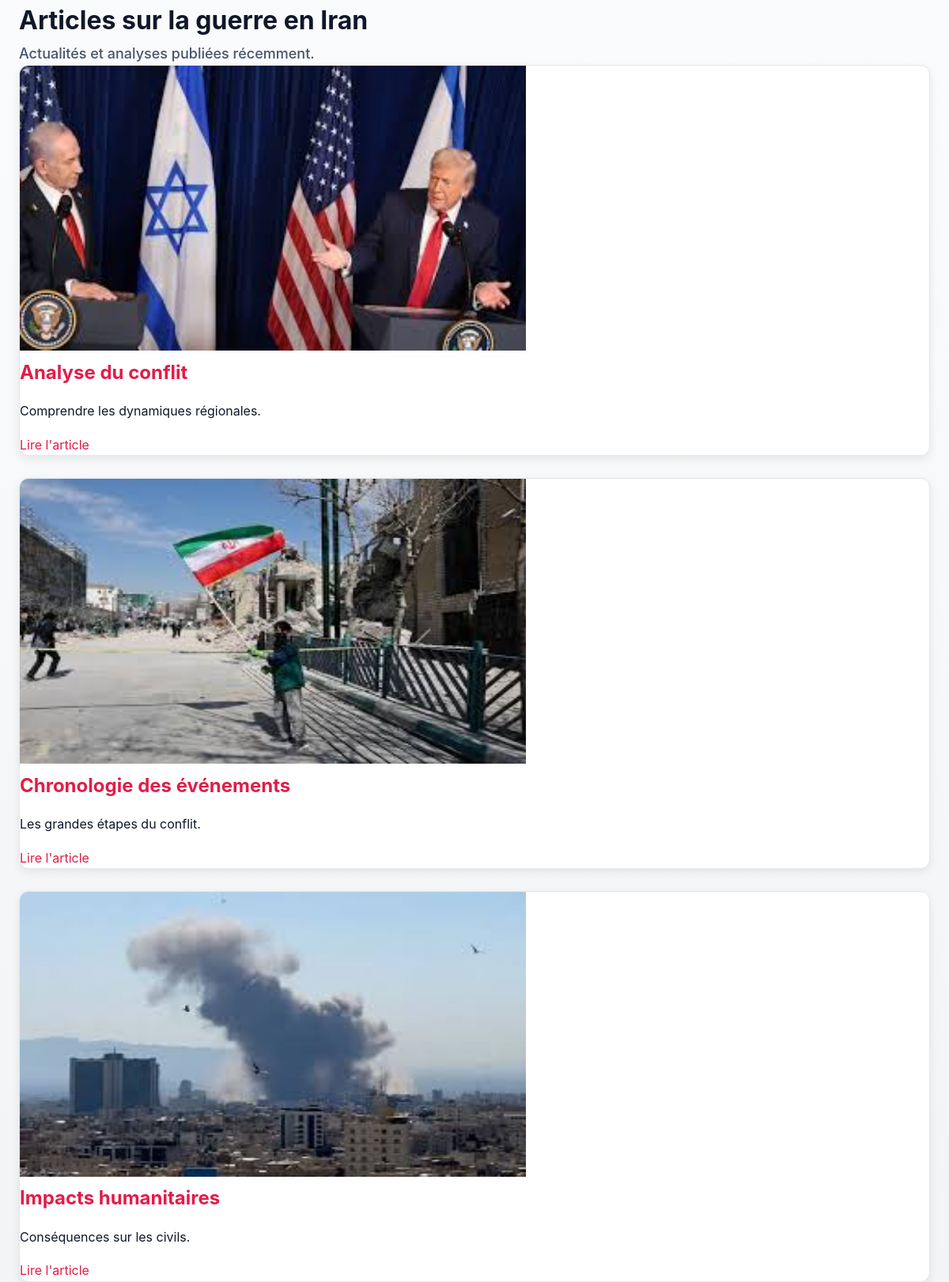
The page /frontend/articles-list.php on the database its author committed.
### tables this page shows
CREATE TABLE articles (
    id INT AUTO_INCREMENT PRIMARY KEY,
    titre VARCHAR(255) NOT NULL,
    slug VARCHAR(255) NOT NULL UNIQUE,
    resume TEXT,
    meta_title VARCHAR(255),
    meta_description VARCHAR(255),
    contenu LONGTEXT,
    image VARCHAR(255),
    categorie VARCHAR(100),
    created_at DATETIME DEFAULT CURRENT_TIMESTAMP,
    updated_at DATETIME DEFAULT CURRENT_TIMESTAMP ON UPDATE CURRENT_TIMESTAMP,
    statut ENUM('publié', 'brouillon') DEFAULT 'publié',
    auteur_id INT,
    CONSTRAINT fk_articles_utilisateur FOREIGN KEY (auteur_id) REFERENCES utilisateurs(id) ON DELETE SET NULL ON UPDATE CASCADE
);

### frontend/articles-list.php (the view, shortened to what this page needs)
<?php
$dbHost = getenv('DB_HOST') ?: 'localhost';
$dbName = getenv('DB_NAME') ?: 'mini_website';
$dbUser = getenv('DB_USER') ?: 'root';
$dbPass = getenv('DB_PASS');
$dbPass = $dbPass === false ? '' : $dbPass;
$articles = [];
try {
    $pdo = new PDO(
        "mysql:host={$dbHost};dbname={$dbName};charset=utf8mb4",
        $dbUser,
        $dbPass,
        [
            PDO::ATTR_ERRMODE => PDO::ERRMODE_EXCEPTION,
            PDO::ATTR_DEFAULT_FETCH_MODE => PDO::FETCH_ASSOC,
        ]
    );
    $stmt = $pdo->query("SELECT id, titre, resume, slug, image, meta_title, meta_description, created_at FROM articles ORDER BY created_at DESC");
    $articles = $stmt->fetchAll();
} catch (Throwable $e) {
    http_response_code(500);
    $errorMessage = "Impossible de charger les articles. Vérifiez la connexion à la base de données.";
    error_log('[articles-list] DB error: ' . $e->getMessage());
}
?>
<!DOCTYPE html>
<html lang="fr">
<head>
    <link rel="stylesheet" href="/assets/css/front.css">
</head>
<body>
    <header class="site-header">
        <div class="container">
            <h1>Articles sur la guerre en Iran</h1>
            <p class="lede">Actualités et analyses publiées récemment.</p>
        </div>
    </header>
    <main class="container" role="main">
        <div class="grid">
            <?php $isFirstCard = true; ?>
            <?php foreach ($articles as $article): ?>
                <?php
                    $title = $article['titre'] ?? 'Article';
                    $resume = $article['resume'] ?? '';
                    $slug = $article['slug'] ?? '';
                    $image = $article['image'] ?? '';
                    $detailUrl = '/articles/' . urlencode($slug);
                ?>
                <article class="card">
                    <?php if ($image !== ''): ?>
                        <?php
                            $imageAlt = $resume !== '' ? $resume : $title;
                            $loadingAttr = $isFirstCard ? '' : ' loading="lazy"';
                            $fetchAttr = $isFirstCard ? ' fetchpriority="high"' : '';
                        ?>
                        <a href="<?php echo htmlspecialchars($detailUrl); ?>" class="card-image">
                            <img
                                src="/uploads/<?php echo htmlspecialchars($image); ?>"
                                alt="<?php echo htmlspecialchars($imageAlt); ?>"
                                width="640"
                                height="360"
                                <?php echo $fetchAttr; ?><?php echo $loadingAttr; ?>
                            >
                        </a>
                    <?php endif; ?>
                    <div class="card-body">
                        <h2 class="card-title"><a href="<?php echo htmlspecialchars($detailUrl); ?>"><?php echo htmlspecialchars($title); ?></a></h2>
                        <?php if ($resume !== ''): ?>
                            <p class="card-summary"><?php echo htmlspecialchars($resume); ?></p>
                        <?php endif; ?>
                        <a class="card-link" href="<?php echo htmlspecialchars($detailUrl); ?>">Lire l'article</a>
                    </div>
                </article>
                <?php $isFirstCard = false; ?>
            <?php endforeach; ?>
        </div>
    </main>
</body>
</html>

### assets/css/front.css (style rules this page uses)
:root { --primary: #0f172a; --secondary: #1e293b; --accent: #e11d48; --accent-light: #f472b6; --accent-dark: #be123c; --bg-primary: #fafbfc; --bg-secondary: #f3f4f6; --card-bg: #ffffff; --text-primary: #0f172a; --text-secondary: #475569; --border-light: #e5e7eb; --border-mid: #d1d5db; --success: #059669; --shadow-sm: 0 1px 3px rgba(0, 0, 0, 0.06); --shadow-md: 0 4px 12px rgba(0, 0, 0, 0.08); --shadow-lg: 0 10px 32px rgba(0, 0, 0, 0.12); --radius: 12px; --transition: all 0.25s cubic-bezier(0.4, 0, 0.2, 1); }
* { box-sizing: border-box; }
html { scroll-behavior: smooth; }
body { margin: 0; font-family: -apple-system, BlinkMacSystemFont, "Segoe UI", "Roboto", "Helvetica Neue", Arial, sans-serif; background: linear-gradient(180deg, var(--bg-primary) 0%, var(--bg-secondary) 100%); color: var(--text-primary); line-height: 1.65; font-weight: 400; -webkit-font-smoothing: antialiased; }
h1, h2, h3, h4, h5, h6 { font-weight: 700; margin: 0; }
a { color: var(--accent); text-decoration: none; transition: var(--transition); }
.container { max-width: 1200px; margin: 0 auto; padding: 0 24px; }
.lede { font-size: 18px; color: var(--text-secondary); margin: 0; font-weight: 500; }
.card { background: var(--card-bg); border: 1px solid var(--border-light); border-radius: var(--radius); box-shadow: var(--shadow-md); overflow: hidden; transition: var(--transition); }
.grid { display: grid; gap: 28px; }

### rows shown on the page
articles: image (picture), titre "Analyse du conflit", resume "Comprendre les dynamiques régionales."
articles: image (picture), titre "Chronologie des événements", resume "Les grandes étapes du conflit."
articles: image (picture), titre "Impacts humanitaires", resume "Conséquences sur les civils."
